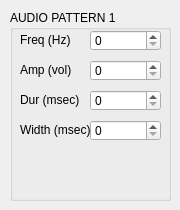
        <widget class="QWidget" name="AudioChan1Tab">
         <attribute name="title">
          <string>1</string>
         </attribute>
         <widget class="QGroupBox" name="AudioGroup">
          <property name="geometry">
           <rect>
            <x>10</x>
            <y>10</y>
            <width>161</width>
            <height>191</height>
           </rect>
          </property>
          <property name="title">
           <string>AUDIO PATTERN 1</string>
          </property>
          <widget class="QSpinBox" name="AudioFreq">
           <property name="geometry">
            <rect>
             <x>80</x>
             <y>20</y>
             <width>71</width>
             <height>21</height>
            </rect>
           </property>
           <property name="maximum">
            <number>999999</number>
           </property>
          </widget>
          <widget class="QLabel" name="AudioFreqLabel">
           <property name="geometry">
            <rect>
             <x>10</x>
             <y>22</y>
             <width>71</width>
             <height>16</height>
            </rect>
           </property>
           <property name="text">
            <string>Freq (Hz)</string>
           </property>
          </widget>
          <widget class="QSpinBox" name="AudioAmp">
           <property name="geometry">
            <rect>
             <x>80</x>
             <y>50</y>
             <width>71</width>
             <height>21</height>
            </rect>
           </property>
           <property name="maximum">
            <number>999999</number>
           </property>
          </widget>
          <widget class="QLabel" name="AudioAmpLabel">
           <property name="geometry">
            <rect>
             <x>10</x>
             <y>52</y>
             <width>71</width>
             <height>16</height>
            </rect>
           </property>
           <property name="text">
            <string>Amp (vol)</string>
           </property>
          </widget>
          <widget class="QSpinBox" name="AudioDur">
           <property name="geometry">
            <rect>
             <x>80</x>
             <y>80</y>
             <width>71</width>
             <height>21</height>
            </rect>
           </property>
           <property name="maximum">
            <number>999999</number>
           </property>
          </widget>
          <widget class="QLabel" name="AudioDurLabel">
           <property name="geometry">
            <rect>
             <x>10</x>
             <y>82</y>
             <width>71</width>
             <height>16</height>
            </rect>
           </property>
           <property name="text">
            <string>Dur (msec)</string>
           </property>
          </widget>
          <widget class="QSpinBox" name="AudioWidth">
           <property name="geometry">
            <rect>
             <x>80</x>
             <y>110</y>
             <width>71</width>
             <height>21</height>
            </rect>
           </property>
           <property name="maximum">
            <number>999999</number>
           </property>
          </widget>
          <widget class="QLabel" name="AudioWidthLabel">
           <property name="geometry">
            <rect>
             <x>10</x>
             <y>112</y>
             <width>71</width>
             <height>16</height>
            </rect>
           </property>
           <property name="text">
            <string>Width (msec)</string>
           </property>
          </widget>
         </widget>
        </widget>
